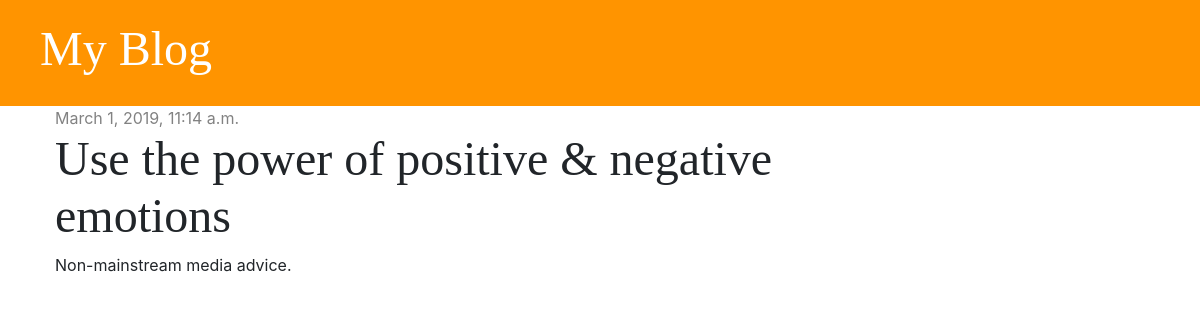
Screenshot of /post/3/ with the database file from the repository.
### blog/models.py (models this page shows, shortened)
class Post(models.Model):
    author = models.ForeignKey('auth.User', on_delete=models.CASCADE)
    title = models.CharField(max_length=200)
    text = models.TextField()
    created_date = models.DateTimeField(default=timezone.now)
    published_date = models.DateTimeField(blank=True, null=True)

### blog/views.py (the view)
# urls.py: path('post/<int:pk>/', views.post_detail, name='post_detail'),
def post_detail(request, pk):
    post = get_object_or_404(Post, pk=pk)
    stuff_for_frontend = {'post': post}
    return render(request, 'blog/post_detail.html', stuff_for_frontend)

### blog/templates/blog/post_detail.html (shortened to what this page needs)
{% extends 'blog/base.html' %}
{% block content %}
    <div class="post">
        {% if post.published_date %}
            <div class="date">
                {{ post.published_date }}
            </div>
        {% endif %}
        <h1>{{ post.title }}</h1>
        <p>{{ post.text|linebreaksbr }}</p>
    </div>
{% endblock %}

### blog/static/css/blog.css (style rules this page uses)
h1, h2, h3, h4 { font-family: 'Tangerine', 'Inconsolata', 'Droid Sans', serif; font-size: 48px; }
.date { color: #828282; }
.post { margin-bottom: 70px; }

### rows the page displays
Post: published_date "March 1, 2019, 11:14 a.m.", title "Use the power of positive & negative emotions", text "Non-mainstream media advice."
